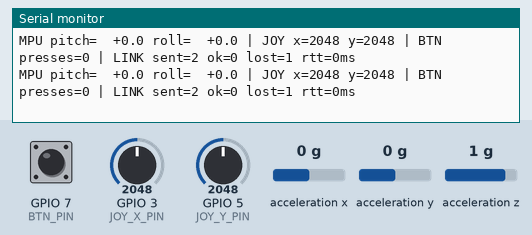
This sketch was run on a simulated ESP32-S2. Shown: the last lines printed to the serial monitor. Wiring (inferred from the names in the program): MPU-6050 motion sensor at I2C address 0x68. The test bench sets the inputs (shaded band); at power-on: GPIO 3 (JOY_X_PIN) = 2048, GPIO 5 (JOY_Y_PIN) = 2048, GPIO 7 (BTN_PIN) HIGH, acceleration x 0 g, acceleration y 0 g, acceleration z 1 g (analog values on the 0–4095 scale).

Above: at 4.9 s.
5.0 s: GPIO 3 (JOY_X_PIN) set to 1029
At 5.3 s:
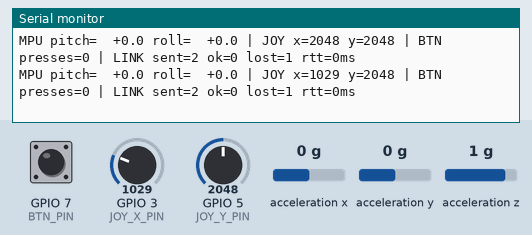
6.5 s: GPIO 3 (JOY_X_PIN) set to 936
At 6.71 s:
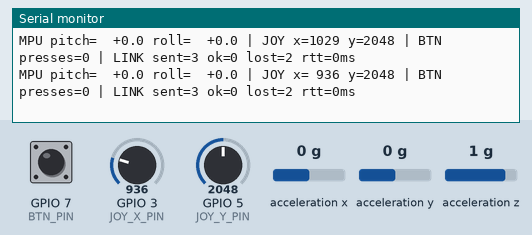
8.6 s: GPIO 5 (JOY_Y_PIN) set to 1063
At 8.71 s:
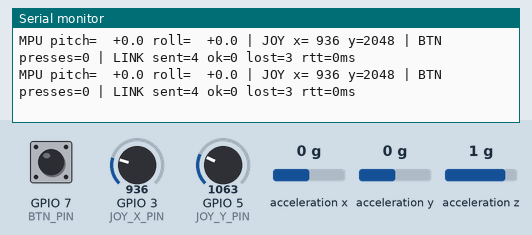
10.1 s: GPIO 5 (JOY_Y_PIN) set to 949
At 10.31 s:
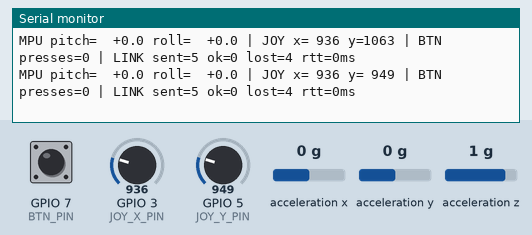
Timing chart, 0 to 13.1 s (numbered marks = the images above; inputs shaded):
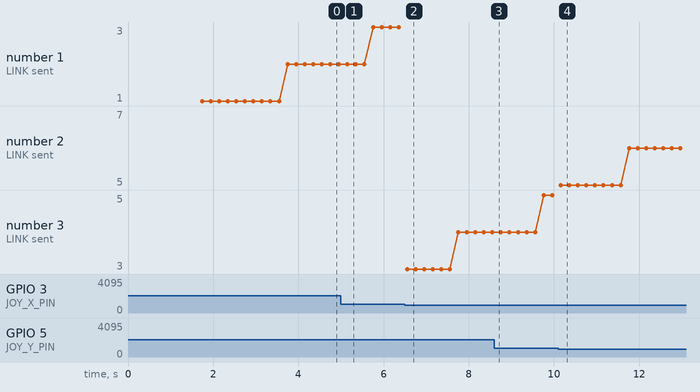

The sketch:

hw_test.ino
```cpp
/*
 * CG2271 A4: ESP32-S2 hardware test
 * ──────────────────────────────────
 * Checks every ESP32 sensor and the UART link to the MCXC444.
 * Open Serial Monitor at 115200 baud.
 *
 *   MPU-6050   I2C scan + WHO_AM_I, then pitch/roll from the accelerometer
 *   Joystick   raw X/Y (0..4095) and the resting centre
 *   Button     interrupt-driven press counter (debounced)
 *   UART link  sends PING,<n> every 1 s to the MCX, expects ECHO:PING,<n>
 *              (flash mcx/hwtest/source/cg2271_hwtest.c on the MCXC444)
 *
 * Board: ESP32S2 Dev Module. No extra libraries needed.
 */

#include <Arduino.h>
#include <Wire.h>
#include <math.h>

/* ════════════════════════════════════════════
 *  PINS: same as esp32_flight.ino; change here if wired differently
 * ════════════════════════════════════════════ */
#define UART_TX_PIN   1    // Serial1 TX -> MCX PTE23 (UART2 RX)
#define UART_RX_PIN   2    // Serial1 RX <- MCX PTE22 (UART2 TX)
#define JOY_X_PIN     3    // Joystick VRX (ADC)
#define JOY_Y_PIN     5    // Joystick VRY (ADC)
#define BTN_PIN       7    // Push button to GND (internal pull-up)
#define I2C_SDA_PIN   8    // MPU-6050 SDA
#define I2C_SCL_PIN   9    // MPU-6050 SCL

#define UART_BAUD         9600
#define MPU_ADDR          0x68
#define REG_PWR_MGMT_1    0x6B
#define REG_WHO_AM_I      0x75
#define REG_ACCEL_XOUT    0x3B
#define ACCEL_SCALE       16384.0f   // +-2 g

#define STATUS_PERIOD_MS  200
#define PING_PERIOD_MS    1000
#define PING_TIMEOUT_MS   2000
#define BTN_DEBOUNCE_MS   50

/* ════════════════════════════════════════════
 *  STATE
 * ════════════════════════════════════════════ */
bool mpuOk = false;

volatile bool btnFlag = false;
unsigned long lastBtnMs = 0;
uint32_t btnPresses = 0;

uint32_t pingSeq = 0, pingSent = 0, pingOk = 0, pingLost = 0;
bool pingWaiting = false;
unsigned long pingSentMs = 0, lastPingMs = 0, lastRttMs = 0;
char uartBuf[80];
uint8_t uartPos = 0;

unsigned long lastStatusMs = 0;

/* ════════════════════════════════════════════
 *  MPU-6050
 * ════════════════════════════════════════════ */
static bool mpuWrite(uint8_t reg, uint8_t value) {
  Wire.beginTransmission(MPU_ADDR);
  Wire.write(reg);
  Wire.write(value);
  return Wire.endTransmission() == 0;
}

static bool mpuRead(uint8_t reg, uint8_t *buf, uint8_t len) {
  Wire.beginTransmission(MPU_ADDR);
  Wire.write(reg);
  if (Wire.endTransmission(false) != 0) return false;
  if (Wire.requestFrom((uint8_t)MPU_ADDR, len) != len) return false;
  for (uint8_t i = 0; i < len; i++) buf[i] = Wire.read();
  return true;
}

static void i2cScan() {
  Serial.println("[I2C]  scanning...");
  int found = 0;
  for (uint8_t addr = 1; addr < 127; addr++) {
    Wire.beginTransmission(addr);
    if (Wire.endTransmission() == 0) {
      Serial.printf("[I2C]  device at 0x%02X%s\n", addr,
                    addr == 0x68 ? "  (MPU-6050, AD0 low)" : addr == 0x69 ? "  (MPU-6050, AD0 high: set MPU_ADDR 0x69)" : "");
      found++;
    }
  }
  if (!found) Serial.println("[I2C]  nothing found: check VCC 3.3 V, GND, SDA->GPIO8, SCL->GPIO9");
}

static void initMPU() {
  uint8_t who = 0;
  if (!mpuRead(REG_WHO_AM_I, &who, 1)) {
    Serial.println("[MPU]  FAIL: no response at 0x68");
    return;
  }
  // Genuine MPU-6050 returns 0x68; some clones return 0x70/0x72/0x98 but still work.
  Serial.printf("[MPU]  WHO_AM_I = 0x%02X %s\n", who, who == 0x68 ? "PASS" : "(not 0x68: clone chip? continuing)");
  mpuOk = mpuWrite(REG_PWR_MGMT_1, 0x00);   // wake up
  Serial.println(mpuOk ? "[MPU]  awake" : "[MPU]  FAIL: wake-up write failed");
  delay(100);
}

static bool readTilt(float &pitch, float &roll) {
  uint8_t b[6];
  if (!mpuOk || !mpuRead(REG_ACCEL_XOUT, b, 6)) return false;
  float ax = (int16_t)((b[0] << 8) | b[1]) / ACCEL_SCALE;
  float ay = (int16_t)((b[2] << 8) | b[3]) / ACCEL_SCALE;
  float az = (int16_t)((b[4] << 8) | b[5]) / ACCEL_SCALE;
  pitch = atan2f(ax, sqrtf(ay * ay + az * az)) * 180.0f / M_PI;
  roll  = atan2f(ay, sqrtf(ax * ax + az * az)) * 180.0f / M_PI;
  return true;
}

/* ════════════════════════════════════════════
 *  BUTTON (interrupt sets a flag; loop debounces)
 * ════════════════════════════════════════════ */
void IRAM_ATTR buttonISR() {
  btnFlag = true;
}

static void checkButton() {
  if (!btnFlag) return;
  btnFlag = false;
  unsigned long now = millis();
  if (now - lastBtnMs >= BTN_DEBOUNCE_MS) {
    lastBtnMs = now;
    btnPresses++;
    Serial.printf("[BTN]  press #%lu\n", (unsigned long)btnPresses);
  }
}

/* ════════════════════════════════════════════
 *  UART LINK (PING -> MCX -> ECHO:PING)
 * ════════════════════════════════════════════ */
static void handleLine(const char *line) {
  char expect[32];
  snprintf(expect, sizeof expect, "ECHO:PING,%lu", (unsigned long)pingSeq);
  if (pingWaiting && strcmp(line, expect) == 0) {
    pingWaiting = false;
    pingOk++;
    lastRttMs = millis() - pingSentMs;
  } else {
    Serial.printf("[LINK] unexpected: \"%s\"\n", line);
  }
}

static void serviceLink() {
  while (Serial1.available()) {
    char c = (char)Serial1.read();
    if (c == '\n') {
      uartBuf[uartPos] = '\0';
      if (uartPos) handleLine(uartBuf);
      uartPos = 0;
    } else if (c != '\r') {
      if (uartPos < sizeof(uartBuf) - 1) uartBuf[uartPos++] = c;
      else uartPos = 0;
    }
  }

  unsigned long now = millis();
  if (pingWaiting && now - pingSentMs >= PING_TIMEOUT_MS) {
    pingWaiting = false;
    pingLost++;
    Serial.printf("[LINK] PING,%lu lost: check ESP TX(GPIO%d)->PTE23, ESP RX(GPIO%d)<-PTE22, common GND, MCX test running\n",
                  (unsigned long)pingSeq, UART_TX_PIN, UART_RX_PIN);
  }
  if (!pingWaiting && now - lastPingMs >= PING_PERIOD_MS) {
    lastPingMs = now;
    pingSeq++;
    pingSent++;
    pingWaiting = true;
    pingSentMs = now;
    Serial1.printf("PING,%lu\n", (unsigned long)pingSeq);
  }
}

/* ════════════════════════════════════════════
 *  SETUP / LOOP
 * ════════════════════════════════════════════ */
void setup() {
  Serial.begin(115200);
  delay(1500);   // give the USB serial monitor time to attach
  Serial.println("\n=== CG2271 ESP32-S2 hardware test ===");

  Serial1.begin(UART_BAUD, SERIAL_8N1, UART_RX_PIN, UART_TX_PIN);
  Serial.printf("[LINK] Serial1 %d baud, TX GPIO%d, RX GPIO%d\n", UART_BAUD, UART_TX_PIN, UART_RX_PIN);

  Wire.begin(I2C_SDA_PIN, I2C_SCL_PIN);
  Wire.setClock(400000);
  i2cScan();
  initMPU();

  analogReadResolution(12);
  long sx = 0, sy = 0;
  for (int i = 0; i < 20; i++) { sx += analogRead(JOY_X_PIN); sy += analogRead(JOY_Y_PIN); delay(5); }
  Serial.printf("[JOY]  resting centre X=%ld Y=%ld (expect ~2000 each; 0 or 4095 = wiring fault)\n", sx / 20, sy / 20);

  pinMode(BTN_PIN, INPUT_PULLUP);
  attachInterrupt(digitalPinToInterrupt(BTN_PIN), buttonISR, FALLING);
  Serial.printf("[BTN]  GPIO%d, interrupt on FALLING; press it to count\n", BTN_PIN);

  Serial.println("\nTilt the MPU, move the joystick through its full range, press the button.\n");
}

void loop() {
  checkButton();
  serviceLink();

  unsigned long now = millis();
  if (now - lastStatusMs >= STATUS_PERIOD_MS) {
    lastStatusMs = now;
    float pitch = 0, roll = 0;
    char mpu[32];
    if (readTilt(pitch, roll)) snprintf(mpu, sizeof mpu, "pitch=%+6.1f roll=%+6.1f", pitch, roll);
    else                       snprintf(mpu, sizeof mpu, "-- no data --");

    Serial.printf("MPU %s | JOY x=%4d y=%4d | BTN presses=%lu | LINK sent=%lu ok=%lu lost=%lu rtt=%lums\n",
                  mpu, analogRead(JOY_X_PIN), analogRead(JOY_Y_PIN), (unsigned long)btnPresses,
                  (unsigned long)pingSent, (unsigned long)pingOk, (unsigned long)pingLost,
                  (unsigned long)lastRttMs);
  }
  delay(2);
}
```

Measured:
- the behaviour switches between 1000 and 999 on GPIO 3 (JOY_X_PIN) (found by bisection; images 1 and 2)
- the behaviour switches between 1000 and 999 on GPIO 5 (JOY_Y_PIN) (found by bisection; images 3 and 4)
- after the input at 5.0 s, the serial monitor: prints a new line after 0.15 s (image 1)
- after the input at 6.5 s, the serial monitor: prints a new line after 0.05 s (image 2)
- after the input at 10.1 s, the serial monitor: prints a new line after 0.06 s (image 4)
